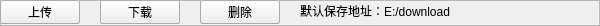
<?xml version="1.0" encoding="UTF-8"?>
<ui version="4.0">
 <class>HeaderMenusFrame</class>
 <widget class="QFrame" name="HeaderMenusFrame">
  <property name="geometry">
   <rect>
    <x>0</x>
    <y>0</y>
    <width>600</width>
    <height>26</height>
   </rect>
  </property>
  <property name="minimumSize">
   <size>
    <width>600</width>
    <height>26</height>
   </size>
  </property>
  <property name="maximumSize">
   <size>
    <width>16777215</width>
    <height>26</height>
   </size>
  </property>
  <property name="windowTitle">
   <string>Frame</string>
  </property>
  <property name="frameShape">
   <enum>QFrame::StyledPanel</enum>
  </property>
  <property name="frameShadow">
   <enum>QFrame::Raised</enum>
  </property>
  <widget class="QFrame" name="MenusFrame_0">
   <property name="enabled">
    <bool>true</bool>
   </property>
   <property name="geometry">
    <rect>
     <x>0</x>
     <y>0</y>
     <width>600</width>
     <height>80</height>
    </rect>
   </property>
   <property name="minimumSize">
    <size>
     <width>600</width>
     <height>80</height>
    </size>
   </property>
   <property name="maximumSize">
    <size>
     <width>600</width>
     <height>80</height>
    </size>
   </property>
   <property name="frameShape">
    <enum>QFrame::StyledPanel</enum>
   </property>
   <property name="frameShadow">
    <enum>QFrame::Raised</enum>
   </property>
   <widget class="QPushButton" name="UploadBtn">
    <property name="geometry">
     <rect>
      <x>0</x>
      <y>0</y>
      <width>80</width>
      <height>24</height>
     </rect>
    </property>
    <property name="text">
     <string>上传</string>
    </property>
    <property name="icon">
     <iconset resource="../source.qrc">
      <normaloff>:/image/main/arraw_up.png</normaloff>:/image/main/arraw_up.png</iconset>
    </property>
   </widget>
   <widget class="QPushButton" name="DownloadBtn">
    <property name="geometry">
     <rect>
      <x>100</x>
      <y>0</y>
      <width>80</width>
      <height>24</height>
     </rect>
    </property>
    <property name="text">
     <string>下载</string>
    </property>
    <property name="icon">
     <iconset resource="../source.qrc">
      <normaloff>:/image/main/arraw_down.png</normaloff>:/image/main/arraw_down.png</iconset>
    </property>
   </widget>
   <widget class="QPushButton" name="DeleteBtn">
    <property name="geometry">
     <rect>
      <x>200</x>
      <y>0</y>
      <width>80</width>
      <height>24</height>
     </rect>
    </property>
    <property name="text">
     <string>删除</string>
    </property>
    <property name="icon">
     <iconset resource="../source.qrc">
      <normaloff>:/image/main/delete.png</normaloff>:/image/main/delete.png</iconset>
    </property>
   </widget>
  </widget>
  <widget class="QFrame" name="MenusFrame_1">
   <property name="geometry">
    <rect>
     <x>0</x>
     <y>0</y>
     <width>600</width>
     <height>80</height>
    </rect>
   </property>
   <property name="minimumSize">
    <size>
     <width>600</width>
     <height>80</height>
    </size>
   </property>
   <property name="maximumSize">
    <size>
     <width>600</width>
     <height>80</height>
    </size>
   </property>
   <property name="frameShape">
    <enum>QFrame::StyledPanel</enum>
   </property>
   <property name="frameShadow">
    <enum>QFrame::Raised</enum>
   </property>
   <widget class="QPushButton" name="DeleteAllBtn_1">
    <property name="geometry">
     <rect>
      <x>200</x>
      <y>0</y>
      <width>80</width>
      <height>24</height>
     </rect>
    </property>
    <property name="text">
     <string>删除全部</string>
    </property>
    <property name="icon">
     <iconset resource="../source.qrc">
      <normaloff>:/image/main/delete.png</normaloff>:/image/main/delete.png</iconset>
    </property>
   </widget>
   <widget class="QPushButton" name="StartAllBtn_1">
    <property name="geometry">
     <rect>
      <x>100</x>
      <y>0</y>
      <width>80</width>
      <height>24</height>
     </rect>
    </property>
    <property name="text">
     <string>开始全部</string>
    </property>
    <property name="icon">
     <iconset resource="../source.qrc">
      <normaloff>:/image/main/start.png</normaloff>:/image/main/start.png</iconset>
    </property>
   </widget>
   <widget class="QPushButton" name="PauseAllBtn_1">
    <property name="geometry">
     <rect>
      <x>0</x>
      <y>0</y>
      <width>80</width>
      <height>24</height>
     </rect>
    </property>
    <property name="text">
     <string>暂停全部</string>
    </property>
    <property name="icon">
     <iconset resource="../source.qrc">
      <normaloff>:/image/main/pause.png</normaloff>:/image/main/pause.png</iconset>
    </property>
   </widget>
   <widget class="QPushButton" name="DeleteBtn_1">
    <property name="geometry">
     <rect>
      <x>200</x>
      <y>0</y>
      <width>80</width>
      <height>24</height>
     </rect>
    </property>
    <property name="text">
     <string>删除</string>
    </property>
    <property name="icon">
     <iconset resource="../source.qrc">
      <normaloff>:/image/main/delete.png</normaloff>:/image/main/delete.png</iconset>
    </property>
   </widget>
   <widget class="QPushButton" name="StartBtn_1">
    <property name="geometry">
     <rect>
      <x>100</x>
      <y>0</y>
      <width>80</width>
      <height>24</height>
     </rect>
    </property>
    <property name="text">
     <string>开始</string>
    </property>
    <property name="icon">
     <iconset resource="../source.qrc">
      <normaloff>:/image/main/start.png</normaloff>:/image/main/start.png</iconset>
    </property>
   </widget>
   <widget class="QPushButton" name="PauseBtn_1">
    <property name="geometry">
     <rect>
      <x>0</x>
      <y>0</y>
      <width>80</width>
      <height>24</height>
     </rect>
    </property>
    <property name="text">
     <string>暂停</string>
    </property>
    <property name="icon">
     <iconset resource="../source.qrc">
      <normaloff>:/image/main/pause.png</normaloff>:/image/main/pause.png</iconset>
    </property>
   </widget>
   <widget class="QLabel" name="label">
    <property name="geometry">
     <rect>
      <x>300</x>
      <y>2</y>
      <width>171</width>
      <height>18</height>
     </rect>
    </property>
    <property name="text">
     <string>默认保存地址：E:/download</string>
    </property>
   </widget>
  </widget>
  <widget class="QFrame" name="MenusFrame_2">
   <property name="geometry">
    <rect>
     <x>0</x>
     <y>0</y>
     <width>600</width>
     <height>80</height>
    </rect>
   </property>
   <property name="minimumSize">
    <size>
     <width>600</width>
     <height>80</height>
    </size>
   </property>
   <property name="maximumSize">
    <size>
     <width>600</width>
     <height>80</height>
    </size>
   </property>
   <property name="frameShape">
    <enum>QFrame::StyledPanel</enum>
   </property>
   <property name="frameShadow">
    <enum>QFrame::Raised</enum>
   </property>
   <widget class="QPushButton" name="DeleteBtn_2">
    <property name="geometry">
     <rect>
      <x>200</x>
      <y>0</y>
      <width>80</width>
      <height>24</height>
     </rect>
    </property>
    <property name="text">
     <string>删除</string>
    </property>
    <property name="icon">
     <iconset resource="../source.qrc">
      <normaloff>:/image/main/delete.png</normaloff>:/image/main/delete.png</iconset>
    </property>
   </widget>
   <widget class="QPushButton" name="StartAllBtn_2">
    <property name="geometry">
     <rect>
      <x>100</x>
      <y>0</y>
      <width>80</width>
      <height>24</height>
     </rect>
    </property>
    <property name="text">
     <string>开始全部</string>
    </property>
    <property name="icon">
     <iconset resource="../source.qrc">
      <normaloff>:/image/main/start.png</normaloff>:/image/main/start.png</iconset>
    </property>
   </widget>
   <widget class="QPushButton" name="PauseAllBtn_2">
    <property name="geometry">
     <rect>
      <x>0</x>
      <y>0</y>
      <width>80</width>
      <height>24</height>
     </rect>
    </property>
    <property name="text">
     <string>暂停全部</string>
    </property>
    <property name="icon">
     <iconset resource="../source.qrc">
      <normaloff>:/image/main/pause.png</normaloff>:/image/main/pause.png</iconset>
    </property>
   </widget>
   <widget class="QPushButton" name="DeleteAllBtn_2">
    <property name="geometry">
     <rect>
      <x>200</x>
      <y>0</y>
      <width>80</width>
      <height>24</height>
     </rect>
    </property>
    <property name="text">
     <string>删除全部</string>
    </property>
    <property name="icon">
     <iconset resource="../source.qrc">
      <normaloff>:/image/main/delete.png</normaloff>:/image/main/delete.png</iconset>
    </property>
   </widget>
   <widget class="QPushButton" name="StartBtn_2">
    <property name="geometry">
     <rect>
      <x>100</x>
      <y>0</y>
      <width>80</width>
      <height>24</height>
     </rect>
    </property>
    <property name="text">
     <string>开始</string>
    </property>
    <property name="icon">
     <iconset resource="../source.qrc">
      <normaloff>:/image/main/start.png</normaloff>:/image/main/start.png</iconset>
    </property>
   </widget>
   <widget class="QPushButton" name="PauseBtn_2">
    <property name="geometry">
     <rect>
      <x>0</x>
      <y>0</y>
      <width>80</width>
      <height>24</height>
     </rect>
    </property>
    <property name="text">
     <string>暂停</string>
    </property>
    <property name="icon">
     <iconset resource="../source.qrc">
      <normaloff>:/image/main/pause.png</normaloff>:/image/main/pause.png</iconset>
    </property>
   </widget>
   <zorder>DeleteBtn_2</zorder>
   <zorder>StartAllBtn_2</zorder>
   <zorder>PauseAllBtn_2</zorder>
   <zorder>DeleteAllBtn_2</zorder>
   <zorder>StartBtn_2</zorder>
   <zorder>PauseBtn_2</zorder>
   <zorder>MenusFrame_3</zorder>
  </widget>
  <widget class="QFrame" name="MenusFrame_3">
   <property name="geometry">
    <rect>
     <x>0</x>
     <y>0</y>
     <width>600</width>
     <height>80</height>
    </rect>
   </property>
   <property name="minimumSize">
    <size>
     <width>600</width>
     <height>80</height>
    </size>
   </property>
   <property name="maximumSize">
    <size>
     <width>600</width>
     <height>80</height>
    </size>
   </property>
   <property name="frameShape">
    <enum>QFrame::StyledPanel</enum>
   </property>
   <property name="frameShadow">
    <enum>QFrame::Raised</enum>
   </property>
   <widget class="QPushButton" name="DeleteBtn_4">
    <property name="geometry">
     <rect>
      <x>200</x>
      <y>0</y>
      <width>80</width>
      <height>24</height>
     </rect>
    </property>
    <property name="text">
     <string>删除</string>
    </property>
    <property name="icon">
     <iconset resource="../source.qrc">
      <normaloff>:/image/main/delete.png</normaloff>:/image/main/delete.png</iconset>
    </property>
   </widget>
   <widget class="QPushButton" name="DownloadBtn_4">
    <property name="geometry">
     <rect>
      <x>100</x>
      <y>0</y>
      <width>80</width>
      <height>24</height>
     </rect>
    </property>
    <property name="text">
     <string>下载</string>
    </property>
    <property name="icon">
     <iconset resource="../source.qrc">
      <normaloff>:/image/main/arraw_down.png</normaloff>:/image/main/arraw_down.png</iconset>
    </property>
   </widget>
   <widget class="QPushButton" name="UploadBtn_4">
    <property name="geometry">
     <rect>
      <x>0</x>
      <y>0</y>
      <width>80</width>
      <height>24</height>
     </rect>
    </property>
    <property name="text">
     <string>上传</string>
    </property>
    <property name="icon">
     <iconset resource="../source.qrc">
      <normaloff>:/image/main/arraw_up.png</normaloff>:/image/main/arraw_up.png</iconset>
    </property>
   </widget>
  </widget>
 </widget>
 <resources>
  <include location="../source.qrc"/>
 </resources>
 <connections/>
</ui>
